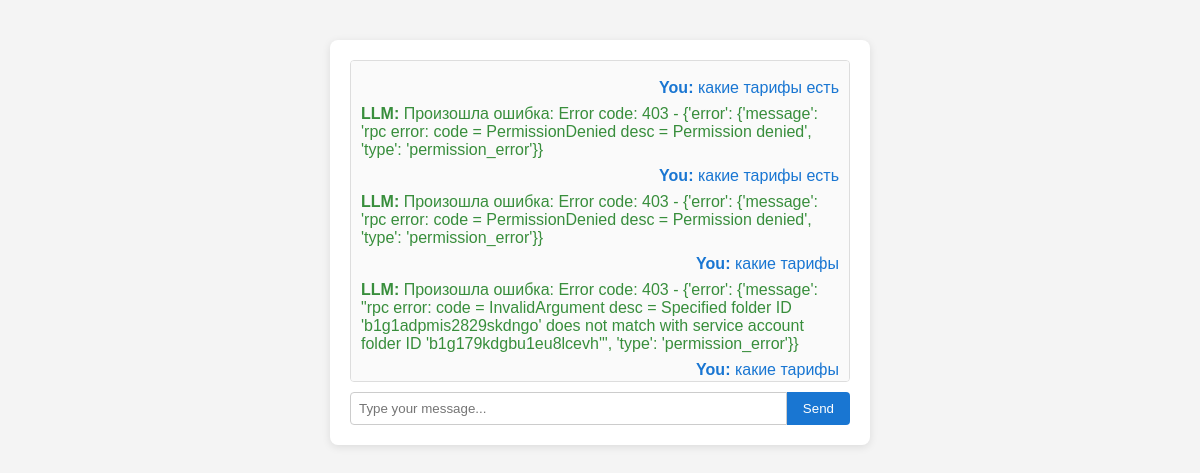
The page / on the database its author committed.
### models.py (models this page shows)
class ChatHistory(db.Model):
    id = db.Column(db.Integer, primary_key=True)  # Уникальный идентификатор
    user_message = db.Column(db.Text, nullable=False)  # Текст сообщения пользователя
    llm_reply = db.Column(db.Text, nullable=False)  # Ответ модели
    timestamp = db.Column(db.DateTime, server_default=db.func.now())  # Временная метка создания записи

### app.py (the view)
@app.route("/")
def home():
    chat_history = ChatHistory.query.order_by(ChatHistory.timestamp.asc()).all()
    return render_template("index.html", chat_history=chat_history)

### templates/index.html (shortened to what this page needs)
<!DOCTYPE html>
<html lang="en">
<head>
    <link rel="stylesheet" href="{{ url_for('static', filename='style.css') }}">
</head>
<body>
    <div class="chat-container">
        <div id="chat-box" class="chat-box">
            {% for entry in chat_history %}
                <div class="message user"><strong>You:</strong> {{ entry.user_message }}</div>
                <div class="message llm"><strong>LLM:</strong> {{ entry.llm_reply }}</div>
            {% endfor %}
        </div>
        <form id="chat-form" autocomplete="off">
            <input type="text" id="user-input" placeholder="Type your message..." required>
            <button type="submit">Send</button>
        </form>
    </div>
</body>
</html>

### static/style.css (style rules this page uses)
body { font-family: Arial, sans-serif; background: #f4f4f4; margin: 0; padding: 0; }
.chat-container { max-width: 500px; margin: 40px auto; background: #fff; border-radius: 8px; box-shadow: 0 2px 8px rgba(0,0,0,0.1); padding: 20px; }
.chat-box { height: 300px; overflow-y: auto; border: 1px solid #ddd; border-radius: 4px; padding: 10px; margin-bottom: 10px; background: #fafafa; }
.message { margin: 8px 0; }
.user { text-align: right; color: #1976d2; }
.llm { text-align: left; color: #388e3c; }
#chat-form { display: flex; }
#user-input { flex: 1; padding: 8px; border: 1px solid #ccc; border-radius: 4px 0 0 4px; outline: none; }
#chat-form button { padding: 8px 16px; border: none; background: #1976d2; color: #fff; border-radius: 0 4px 4px 0; cursor: pointer; }

### rows shown on the page
ChatHistory: user_message "какие тарифы есть", llm_reply "Произошла ошибка: Error code: 403 - {'error': {'message': 'rpc error: code = PermissionDenied desc = Permission denied', 'type': 'permission_error'}}"
ChatHistory: user_message "какие тарифы есть", llm_reply "Произошла ошибка: Error code: 403 - {'error': {'message': 'rpc error: code = PermissionDenied desc = Permission denied', 'type': 'permission_error'}}"
ChatHistory: user_message "какие тарифы", llm_reply "Произошла ошибка: Error code: 403 - {'error': {'message': \"rpc error: code = InvalidArgument desc = Specified folder ID 'b1g1adpmis2829skdngo' does not match with service account folder ID 'b1g179kdgbu1eu8lcevh'\", 'type': 'permission_error'}}"
ChatHistory: user_message "какие тарифы"
